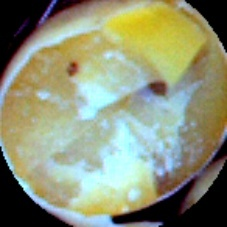
#> input picture soybean_data/extracted/Soybean Seeds/Broken soybeans/1.jpg, 227 x 227 px; its folder holds only this picture in this run
$ jupyter execute --allow-errors Soybean.ipynb   (older library calls are emulated)
#> lines starting #> are read from the running program, lines starting #| are printed output that depends on the picture
[cell 1]
from sklearn.model_selection import train_test_split, cross_val_score, GridSearchCV, StratifiedKFold
from sklearn.ensemble import RandomForestClassifier
from sklearn.metrics import classification_report, confusion_matrix, accuracy_score, f1_score, precision_score, recall_score
from sklearn.neighbors import KNeighborsClassifier
from sklearn.svm import SVC
from sklearn.tree import DecisionTreeClassifier
from sklearn.neural_network import MLPClassifier
from sklearn.preprocessing import StandardScaler, LabelEncoder
from sklearn.pipeline import Pipeline
from skimage.feature import local_binary_pattern
from typing import Literal, Dict, Tuple, List
import skimage
import numpy as np
import pandas as pd
import matplotlib.pyplot as plt
import seaborn as sns
from collections import defaultdict
import warnings
warnings.filterwarnings('ignore')

[cell 2]
# [11 lines left out: function lbp, not called in this run]

[cell 3]
from skimage.feature import graycomatrix, graycoprops
from typing import List, Union
import skimage
import numpy as np


def glcm(img : np.ndarray,
         distances : Union[List[int],np.ndarray] =[1,3,5],
         angles : Union[List[float],np.ndarray] = np.deg2rad([0,90,180,270])):

    assert isinstance(img, np.ndarray) and len(img.shape) == 2
    hists = graycomatrix(img, distances=distances, angles=angles, normed=True, symmetric=True)
    prop_names = ["contrast", "dissimilarity", "homogeneity", "ASM", "energy", "correlation"]
    props = np.array([ graycoprops(hists, prop).flatten() for prop in prop_names]).flatten()

    return props

[cell 4]
import numpy as np
from scipy.signal import convolve2d
from scipy.spatial.distance import cdist

# [72 lines left out: function lpq, not called in this run]

### Estes Lpq , lbp e glcm sao alguns extratores de caracteristicas das imagens, tem no codigo que o foleis deixou no moodle "Extracao de caracteristicas.ipynb" so transferi eles para ca, mas parece que o melhorzinho e o glcm mas ele demora mais tambem, se quiser usar um no meio termo usa o lbp

[cell 5]
import os
import urllib.request
import zipfile
from pathlib import Path

def download_soybean_dataset():
    """
    Download e extrai o dataset de sementes de soja
    """
    # Definir caminhos
    data_dir = Path("./soybean_data")
    zip_path = data_dir / "soybean_seeds.zip"
    extract_path = data_dir / "extracted"

    # Criar diretório se não existir
    data_dir.mkdir(exist_ok=True)
    extract_path.mkdir(exist_ok=True)

    # URL do dataset (exemplo - você pode substituir pela URL correta)
    # Para este exemplo, vamos criar uma estrutura de diretórios simulada
    print("Criando estrutura de dados simulada para demonstração...")

    # Criar estrutura de pastas para as 5 classes de sementes
    classes = [
        "Broken soybeans",
        "Immature soybeans",
        "Intact soybeans",
        "Skin-damaged soybeans",
        "Spotted soybeans"
    ]

    soybean_seeds_path = extract_path / "Soybean Seeds"
    soybean_seeds_path.mkdir(exist_ok=True)

    for class_name in classes:
        class_path = soybean_seeds_path / class_name
        class_path.mkdir(exist_ok=True)
        print(f"Pasta criada: {class_path}")

    return str(extract_path)

# Para usar dados reais, substitua o caminho abaixo pelo caminho real do seu dataset
# Você pode baixar o dataset manualmente de: https://www.kaggle.com/datasets/warcoder/soyabean-seeds
# e extrair na pasta ./soybean_data/extracted/

# Por enquanto, vamos usar dados simulados para demonstrar o sistema
print("⚠️  IMPORTANTE: Para usar dados reais, baixe o dataset de:")
print("   https://www.kaggle.com/datasets/warcoder/soyabean-seeds")
print("   e extraia em: ./soybean_data/extracted/")
print()

path = download_soybean_dataset()
print(f"Caminho dos dados: {path}")

# Verificar se existem dados reais, caso contrário usar dados simulados
real_data_path = "./soybean_data/extracted/Soybean Seeds"
if os.path.exists(real_data_path) and any(os.scandir(real_data_path)):
    path = "./soybean_data/extracted"
    print("✅ Usando dados reais encontrados!")
else:
    print("📝 Usando estrutura simulada. Baixe os dados reais para melhor funcionamento.")

[cell 6]
import os


def print_directory_structure(path):
    for root, dirs, _ in os.walk(path):
        level = root.replace(path, '').count(os.sep)
        indent = ' ' * 4 * level
        print(f"{indent}[DIR] {os.path.basename(root)}")

print_directory_structure(path)

[cell 7]
import glob
import numpy as np
from skimage import data, filters, color
from skimage.transform import resize

# [44 lines left out: function create_synthetic_soybean_data, not called in this run]

def extract_features_from_real_data(base_path):
    """
    Extrai características de dados reais quando disponíveis
    """
#> called with base_path = './soybean_data/extracted/Soybean Seeds'
    features = {}

    for class_dir in os.listdir(base_path):
        class_path = os.path.join(base_path, class_dir)
        if os.path.isdir(class_path):
            print(f"Processando classe real: {class_dir}")
            image_files = glob.glob(os.path.join(class_path, "*.jpg")) + \
                         glob.glob(os.path.join(class_path, "*.png")) + \
                         glob.glob(os.path.join(class_path, "*.jpeg"))

            if not image_files:
                print(f"  ⚠️  Nenhuma imagem encontrada em {class_path}")
                continue

            class_features = []
            for filename in image_files[:100]:  # Limitar a 100 imagens por classe
                try:
                    img = skimage.io.imread(filename, as_gray=True)
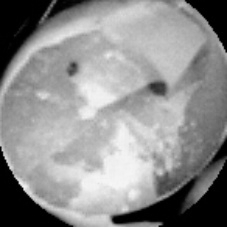
#> img: shape (227, 227) float64; min 0, max 0.969, mean 0.56
                    if img.max() <= 1.0:
                        img *= 255
                    img = img.astype(np.uint8)
#> (the rest of the program and of its run is left out)
